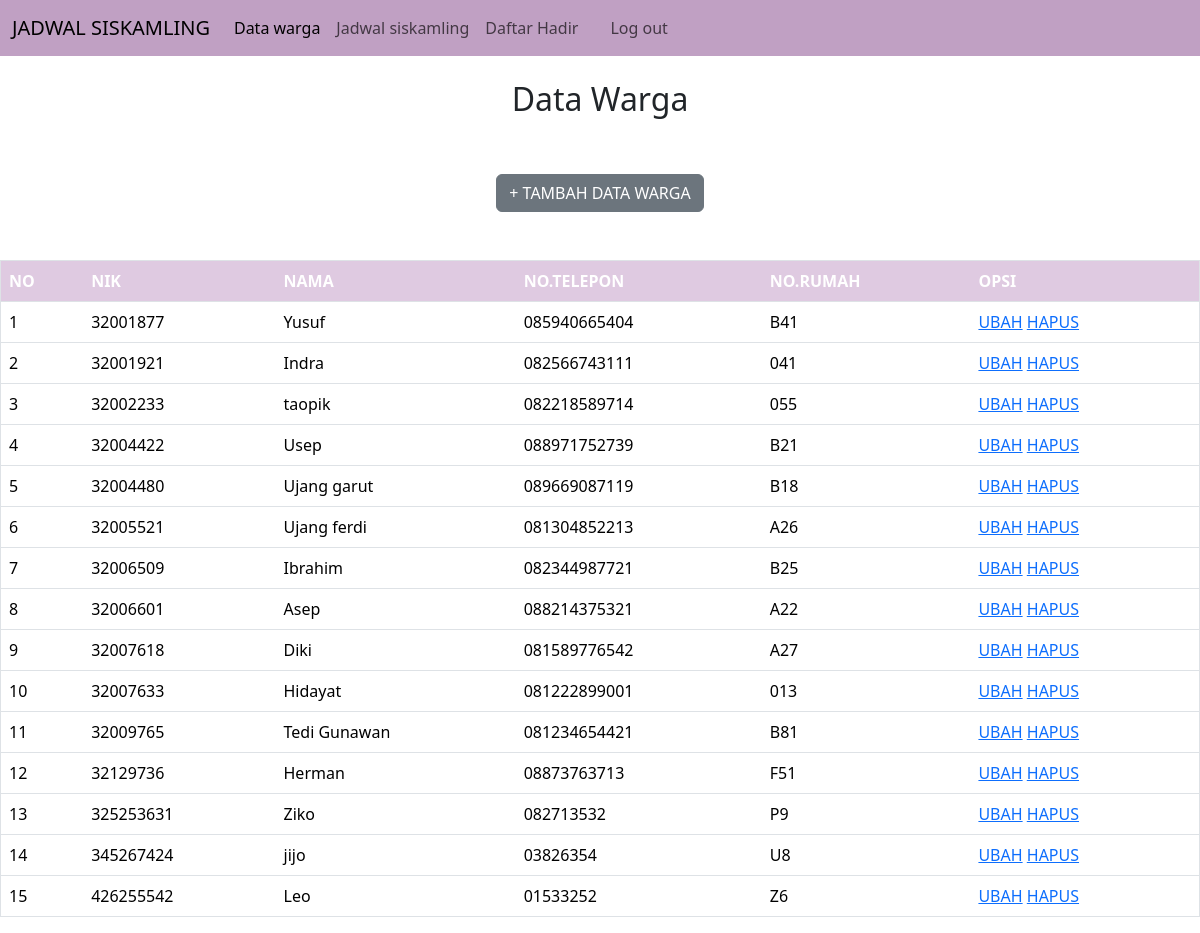
The page /admin/index.php (signed in) on the database its author committed.
### tables this page shows
CREATE TABLE `warga` (
  `nik` int(15) NOT NULL,
  `nama` varchar(20) NOT NULL,
  `no_telepon` varchar(15) NOT NULL,
  `no_rumah` varchar(10) NOT NULL
);

### admin/index.php (the view, shortened to what this page needs)
<!DOCTYPE html>
<html>
<head>
	<link href="https://cdn.jsdelivr.net/npm/bootstrap@5.3.2/dist/css/bootstrap.min.css" rel="stylesheet">
</head>
<body>
<nav class="navbar navbar-expand-lg"style ="background-color :#c0a0c3 ;color:#FFF;">
  <div class="container-fluid">
    <a class="navbar-brand" href="#">JADWAL SISKAMLING</a>
    <div class="collapse navbar-collapse" id="navbarNav">
      <ul class="navbar-nav">
        <li class="nav-item">
          <a class="nav-link active" aria-current="page" href="index.php">Data warga</a>
        </li>
        <li class="nav-item">
          <a class="nav-link" href="jadwal.php">Jadwal siskamling</a>
        </li>
        <li class="nav-item">
          <a class="nav-link" href="detail_jadawal.php">Daftar Hadir</a>
        </li>
        <li class="nav-item">
          <a class="nav-link disabled" aria-disabled="true"></a>
        </li>
		<li class="nav-item">
          <a class="nav-link" href="logout.php">Log out</a>
        </li>
      </ul>
    </div>
  </div>
</nav>
 <br>
	<center><h2> Data Warga</h2></center>
<br/>
	<br/>
	<center><a href="tambah.php"class="btn btn-secondary">+ TAMBAH DATA WARGA</a><center>
	<br/>
	<br/>
	<table border="1"class="table bordered">
		<tr>
			<th style= "background-color: #dfcae1; color:#fff;">NO</th>
			<th style= "background-color: #dfcae1; color:#fff;">NIK</th>
			<th style= "background-color: #dfcae1; color:#fff;">NAMA</th>
			<th style= "background-color: #dfcae1; color:#fff;">NO.TELEPON</th>
            <th style= "background-color: #dfcae1; color:#fff;">NO.RUMAH</th>
			<th style= "background-color: #dfcae1; color:#fff;">OPSI</th>
		</tr>
		<?php
		include 'koneksi.php';
		$no = 1;
		$data = mysqli_query($koneksi,"select * from warga ");
		while($d = mysqli_fetch_array($data)){
			?>
			<tr>
				<td><?php echo $no++; ?></td>
				<td><?php echo $d['nik']; ?></td>
				<td><?php echo $d['nama']; ?></td>
				<td><?php echo $d['no_telepon']; ?></td>
                <td><?php echo $d['no_rumah']; ?></td>
				<td>
				<a href="edit.php?nik=<?php echo $d['nik']; ?>">UBAH</a>
				<a href="hapus.php?hapus=<?php echo $d['nik'] ?>" onclick="return confirm('Apakah anda yakin akan menghapus data ini?')">HAPUS</a>
				</td>
			</tr>
			<?php
		}
		?>
	</table>
</body>
</html>

### rows shown on the page
warga: nik "32001877", nama "Yusuf", no_telepon "085940665404", no_rumah "B41"
warga: nik "32001921", nama "Indra", no_telepon "082566743111", no_rumah "041"
warga: nik "32002233", nama "taopik", no_telepon "082218589714", no_rumah "055"
warga: nik "32004422", nama "Usep", no_telepon "088971752739", no_rumah "B21"
warga: nik "32004480", nama "Ujang garut", no_telepon "089669087119", no_rumah "B18"
warga: nik "32005521", nama "Ujang ferdi", no_telepon "081304852213", no_rumah "A26"
warga: nik "32006509", nama "Ibrahim", no_telepon "082344987721", no_rumah "B25"
warga: nik "32006601", nama "Asep", no_telepon "088214375321", no_rumah "A22"
warga: nik "32007618", nama "Diki", no_telepon "081589776542", no_rumah "A27"
warga: nik "32007633", nama "Hidayat", no_telepon "081222899001", no_rumah "013"
warga: nik "32009765", nama "Tedi Gunawan", no_telepon "081234654421", no_rumah "B81"
warga: nik "32129736", nama "Herman", no_telepon "08873763713", no_rumah "F51"
warga: nik "325253631", nama "Ziko", no_telepon "082713532", no_rumah "P9"
warga: nik "345267424", nama "jijo", no_telepon "03826354", no_rumah "U8"
warga: nik "426255542", nama "Leo", no_telepon "01533252", no_rumah "Z6"
